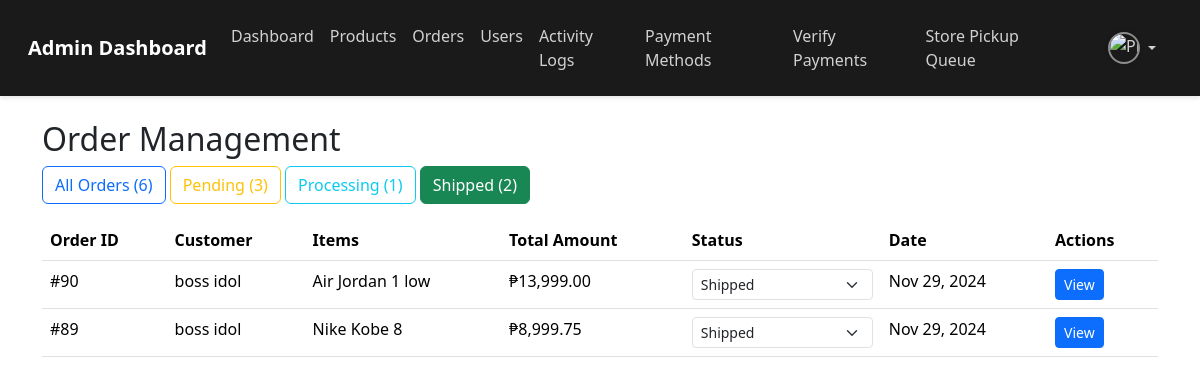
Page /view/admin/admin_orders.php?status=Shipped (signed in) on the committed database.
### tables this page shows
CREATE TABLE `orders` (
  `id` int(11) NOT NULL,
  `user_id` int(11) NOT NULL,
  `address` varchar(255) NOT NULL,
  `phone` varchar(20) NOT NULL,
  `payment_method` varchar(50) NOT NULL,
  `order_status` varchar(50) DEFAULT 'Pending',
  `created_at` timestamp NOT NULL DEFAULT current_timestamp(),
  `shipping_address` varchar(255) DEFAULT NULL,
  `total_amount` decimal(10,2) NOT NULL,
  `delivery_fee` decimal(10,2) DEFAULT 0.00,
  `estimated_delivery` int(11) DEFAULT NULL,
  `delivery_method` varchar(50) DEFAULT 'standard',
  `payment_status` enum('pending','paid','failed') NOT NULL DEFAULT 'pending',
  `payment_date` datetime DEFAULT NULL,
  `queue` enum('processing','packing','shipping') DEFAULT 'processing',
  `payment_method_id` int(11) DEFAULT NULL
);

CREATE TABLE `customers` (
  `id` int(11) NOT NULL,
  `first_name` varchar(50) NOT NULL,
  `last_name` varchar(50) NOT NULL,
  `email` varchar(100) NOT NULL,
  `password` varchar(255) NOT NULL,
  `address` text DEFAULT NULL,
  `phone` varchar(20) NOT NULL,
  `is_active` tinyint(1) DEFAULT 1
);

### classes/OrderManager.php (called while the page is built, shortened)
<?php
class OrderManager {
    private $db;
    public function __construct($connection) {
        $this->db = $connection;
    }
    public function getOrdersByStatus($status, $limit, $offset) {
        try {
            $query = "
                SELECT
                    o.id,
                    o.total_amount,
                    o.created_at,
                    o.order_status,
                    c.first_name,
                    c.last_name,
                    GROUP_CONCAT(s.name SEPARATOR ', ') as items
                FROM orders o
                JOIN customers c ON o.user_id = c.id
                LEFT JOIN order_items oi ON o.id = oi.order_id
                LEFT JOIN shoes s ON oi.shoe_id = s.id
                WHERE o.order_status = :status
                GROUP BY o.id
                ORDER BY o.created_at DESC
                LIMIT :limit OFFSET :offset
            ";
            $stmt = $this->db->prepare($query);
            $stmt->bindValue(':status', $status, PDO::PARAM_STR);
            $stmt->bindValue(':limit', $limit, PDO::PARAM_INT);
            $stmt->bindValue(':offset', $offset, PDO::PARAM_INT);
            $stmt->execute();
            return $stmt->fetchAll(PDO::FETCH_ASSOC);
        } catch (PDOException $e) {
            error_log($e->getMessage());
            return [];
        }
    }
    public function getOrderStatusCounts() {
        try {
            $stmt = $this->db->prepare("
                SELECT order_status, COUNT(*) as count
                FROM orders
                GROUP BY order_status
            ");
            $stmt->execute();
            $results = $stmt->fetchAll(PDO::FETCH_ASSOC);
            $statusCounts = [];
            foreach ($results as $row) {
                $statusCounts[$row['order_status']] = $row['count'];
            }
            return $statusCounts;
        } catch (PDOException $e) {
            error_log($e->getMessage());
            return [];
        }
    }
}

### view/admin/admin_orders.php (the view, shortened to what this page needs)
<?php
require_once(__DIR__ . '/../../classes/connection.php');
require_once(__DIR__ . '/../../classes/OrderManager.php');
$orderManager = new OrderManager($connection);
$status = isset($_GET['status']) ? $_GET['status'] : 'all';
$page = isset($_GET['page']) ? (int)$_GET['page'] : 1;
$limit = 20;
$offset = ($page - 1) * $limit;
if ($status === 'all') {
    $orders = $orderManager->getAllOrders($limit, $offset);
} else {
    $orders = $orderManager->getOrdersByStatus($status, $limit, $offset);
}
$statusCounts = $orderManager->getOrderStatusCounts();
function getStatusColor($status) {
    return match($status) {
        'Pending' => 'warning',
        'Processing' => 'info',
        'Shipped' => 'success',
        'Delivered' => 'secondary',
        default => 'primary'
    };
}
?>
<!DOCTYPE html>
<html lang="en">
<head>
    <link rel="stylesheet" href="../../css/bootstrap.css">
    <link rel="stylesheet" href="../../css/admin.css">
</head>
<body>
    <?php include 'components/navbar.php'; ?>
    <div class="container mt-4">
        <h2>Order Management</h2>
        <div class="mb-3">
            <a href="?status=all" class="btn btn-outline-primary <?php echo $status === 'all' ? 'active' : ''; ?>">
                All Orders (<?php echo array_sum($statusCounts); ?>)
            </a>
            <?php foreach ($statusCounts as $statusName => $count): ?>
                <a href="?status=<?php echo $statusName; ?>"
                   class="btn btn-outline-<?php echo getStatusColor($statusName); ?>
                   <?php echo $status === $statusName ? 'active' : ''; ?>">
                    <?php echo $statusName; ?> (<?php echo $count; ?>)
                </a>
            <?php endforeach; ?>
        </div>
        <?php if (empty($orders)): ?>
            <div class="alert alert-info">
                No orders found for the selected status.
            </div>
        <?php else: ?>
            <div class="table-responsive">
                <table class="table table-hover">
                    <thead>
                        <tr>
                            <th>Order ID</th>
                            <th>Customer</th>
                            <th>Items</th>
                            <th>Total Amount</th>
                            <th>Status</th>
                            <th>Date</th>
                            <th>Actions</th>
                        </tr>
                    </thead>
                    <tbody>
                        <?php foreach ($orders as $order): ?>
                        <tr>
                            <td>#<?php echo htmlspecialchars($order['id']); ?></td>
                            <td><?php echo htmlspecialchars($order['first_name'] . ' ' . $order['last_name']); ?></td>
                            <td><?php echo htmlspecialchars($order['items']); ?></td>
                            <td>₱<?php echo number_format($order['total_amount'], 2); ?></td>
                            <td>
                                <form action="" method="POST" class="status-form">
                                    <select name="new_status" class="form-select form-select-sm"
                                            onchange="confirmStatusChange(this.form)">
                                        <?php foreach (['Pending', 'Processing', 'Shipped', 'Delivered'] as $orderStatus): ?>
                                            <option value="<?php echo $orderStatus; ?>"
                                                    <?php echo $order['order_status'] === $orderStatus ? 'selected' : ''; ?>>
                                                <?php echo $orderStatus; ?>
                                            </option>
                                        <?php endforeach; ?>
                                    </select>
                                </form>
                            </td>
                            <td><?php echo date('M d, Y', strtotime($order['created_at'])); ?></td>
                            <td>
                                <a href="view_order_detail.php?id=<?php echo $order['id']; ?>"
                                   class="btn btn-sm btn-primary">View</a>
                            </td>
                        </tr>
                        <?php endforeach; ?>
                    </tbody>
                </table>
            </div>
        <?php endif; ?>
    </div>
</body>
</html>

### css/admin.css (style rules this page uses)
.table th { font-weight: 500; }
.btn-sm { padding: 0.25rem 0.5rem; font-size: 0.875rem; }
.table th { font-weight: 600; }
.btn-primary { font-weight: 500; }
.table-responsive { margin: 0; }

### rows in the picture
orders: id "90", user.last_name "boss idol", items "Air Jordan 1 low", total_amount "13,999.00", new_status "Shipped", created_at "Nov 29, 2024"
orders: id "89", user.last_name "boss idol", items "Nike Kobe 8", total_amount "8,999.75", new_status "Shipped", created_at "Nov 29, 2024"

### other values in the picture
array_sum($statusCounts) "6"
$statusName "Pending"
$count "3"
$statusName "Processing"
$count "1"
$statusName "Shipped"
$count "2"
